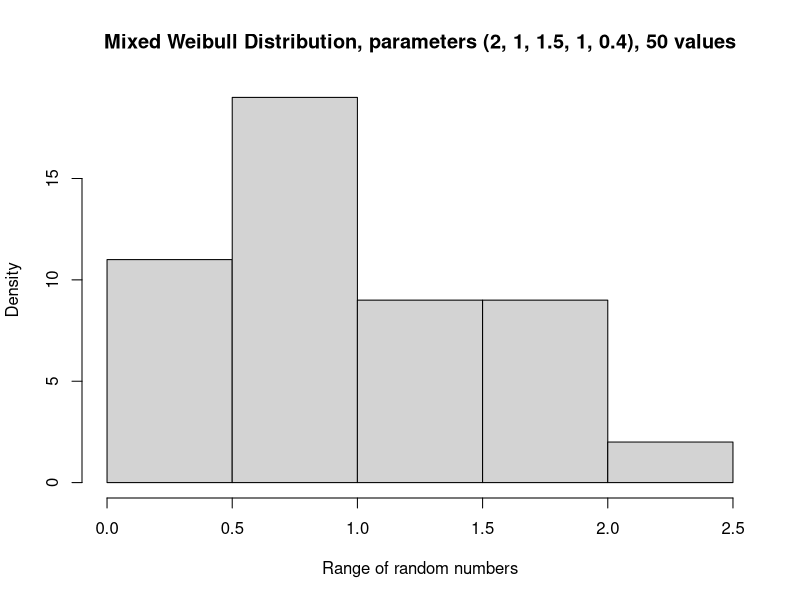

This figure's R source:
weibull <- function(u, b, t) {
	return ( exp( (log(-log(1-u))/b) - log(t) ))
}

b1 <- 2
t1 <- 1
b2 <- 1.5
t2 <- 1
p <- 0.4

n <- 50

u1 <- runif(n)
u2 <- runif(n)
x <- vector(,n)

for (i in 1:n)
{
	if(u1[i] < p) {
		x[i] <- weibull(u2[i], b1, t1)
	} else {
		x[i] <- weibull(u2[i], b2, t2)
	}
}

print(x)

hist(x, main="Mixed Weibull Distribution, parameters (2, 1, 1.5, 1, 0.4), 50 values", xlab="Range of random numbers", ylab="Density")
dev.copy(png,"plot3.png");
dev.off ();